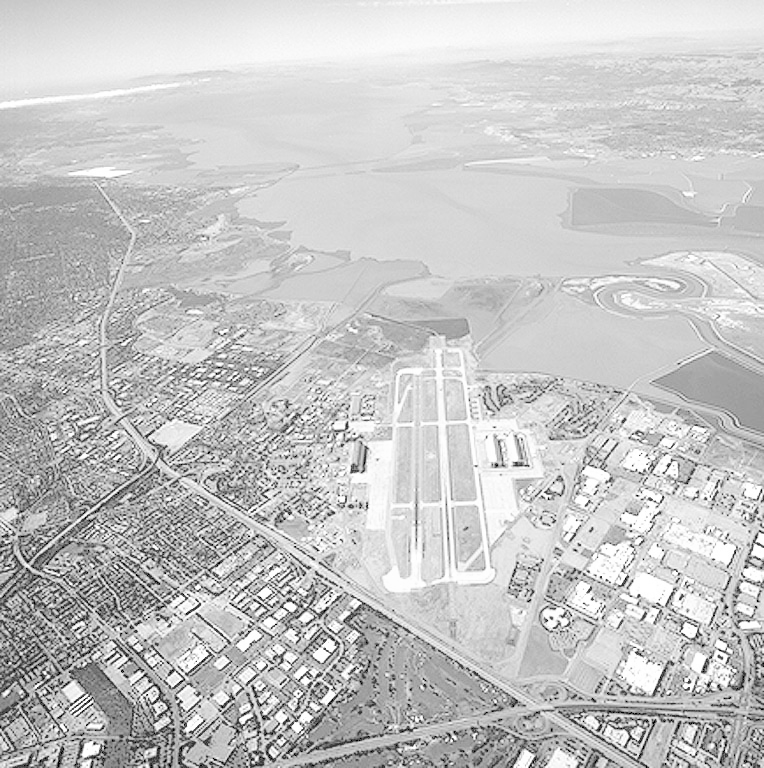
#> input picture HW2/code/aerialview-washedout.tif, 764 x 768 px
$ python Q4.py
#> lines starting #> are read from the running program, lines starting #| are printed output that depends on the picture
import cv2

# Read the image and convert it to grayscale
image = cv2.imread("aerialview-washedout.tif", cv2.IMREAD_GRAYSCALE)
#> image is the input picture: shape (768, 764); min 0, max 255, mean 197.2

# Calculate the histogram
histogram = [0] * 256
total_pixels = 0
for row in image:
    for pixel_value in row:
        histogram[pixel_value] += 1
        total_pixels += 1
#> after the loop, histogram = 256 values, max 15128 at index 213, min 0 at index 1, mean 2292; total_pixels = 586752

# Compute the median μ
halfway = total_pixels // 2
#> halfway = 293376
cumulative_sum = 0
median = 0
for intensity in range(256):
    cumulative_sum += histogram[intensity]
    if cumulative_sum >= halfway:
        median = intensity
        break
#> this loop made 209 passes
#> cumulative_sum on passes 1 to 3: 868, 868, 868
#> after the loop, cumulative_sum = 301409

# Divide the histogram into two sub-histograms
sub_hist1 = [0] * (median + 1)
sub_hist2 = [0] * (256 - median - 1)

for intensity in range(median + 1):
    sub_hist1[intensity] = histogram[intensity]
#> after the loop, sub_hist1 = 209 values, max 9531 at index 208, min 0 at index 1, mean 1442.1

for intensity in range(median + 1, 256):
    sub_hist2[intensity - median - 1] = histogram[intensity]
#> after the loop, sub_hist2 = 47 values, max 15128 at index 4, min 1849 at index 42, mean 6071.1

# Compute the total number of pixels for each sub-histogram
total_pixels1 = sum(sub_hist1)
#> total_pixels1 = 301409
total_pixels2 = sum(sub_hist2)
#> total_pixels2 = 285343

# Calculate the normalization factor for each sub-histogram
norm_factor1 = 255 / total_pixels1
#> norm_factor1 = 0.000846
norm_factor2 = 255 / total_pixels2
#> norm_factor2 = 0.000894

# Compute the cumulative distribution function (CDF) for each sub-histogram
cdf1 = [0] * (median + 1)
cdf2 = [0] * (256 - median - 1)
cdf1[0] = sub_hist1[0] * norm_factor1
cdf2[0] = sub_hist2[0] * norm_factor2

for intensity in range(1, median + 1):
    cdf1[intensity] = cdf1[intensity - 1] + sub_hist1[intensity] * norm_factor1
#> after the loop, cdf1 = 209 values from 0.734 to 255

for intensity in range(1, 256 - median - 1):
    cdf2[intensity] = cdf2[intensity - 1] + sub_hist2[intensity] * norm_factor2
#> after the loop, cdf2 = 47 values from 8.41 to 255

# Perform Histogram Equalization on each sub-histogram
equalized_hist1 = [0] * (median + 1)
equalized_hist2 = [0] * (256 - median - 1)

for intensity in range(median + 1):
    equalized_hist1[intensity] = round(cdf1[intensity])
#> after the loop, equalized_hist1 = 209 values from 1 to 255

for intensity in range(256 - median - 1):
    equalized_hist2[intensity] = round(cdf2[intensity])
#> after the loop, equalized_hist2 = 47 values from 8 to 255

# Apply Histogram Equalization to the image using the computed histograms
for i in range(image.shape[0]):
    for j in range(image.shape[1]):
        pixel_value = image[i, j]
        if pixel_value <= median:
            image[i, j] = equalized_hist1[pixel_value]
        else:
            image[i, j] = equalized_hist2[pixel_value - median - 1]
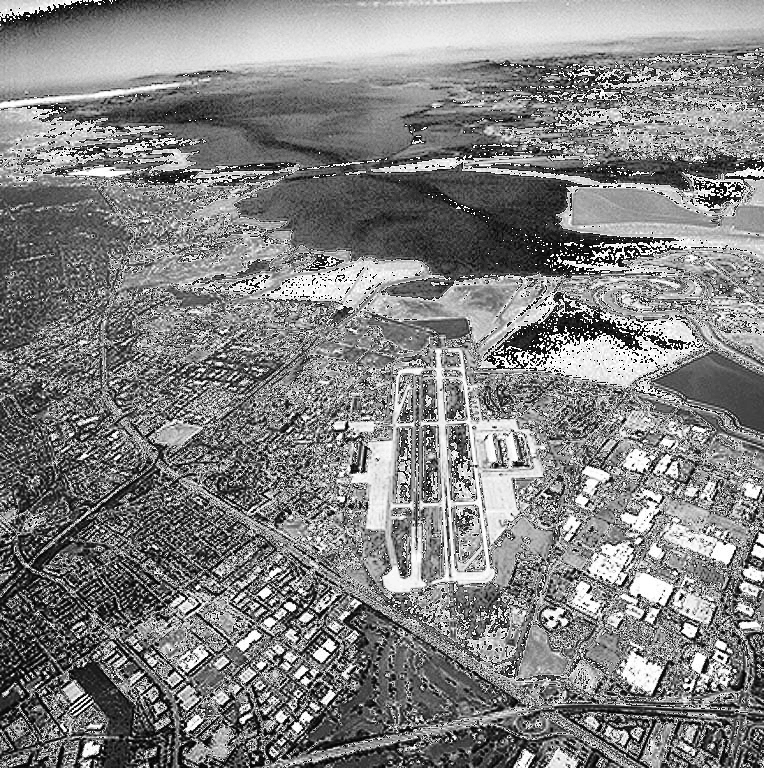
#> image: shape (768, 764); min 1, max 255, mean 130.1

# Save the equalized image
cv2.imwrite("Q4.tif", image)
